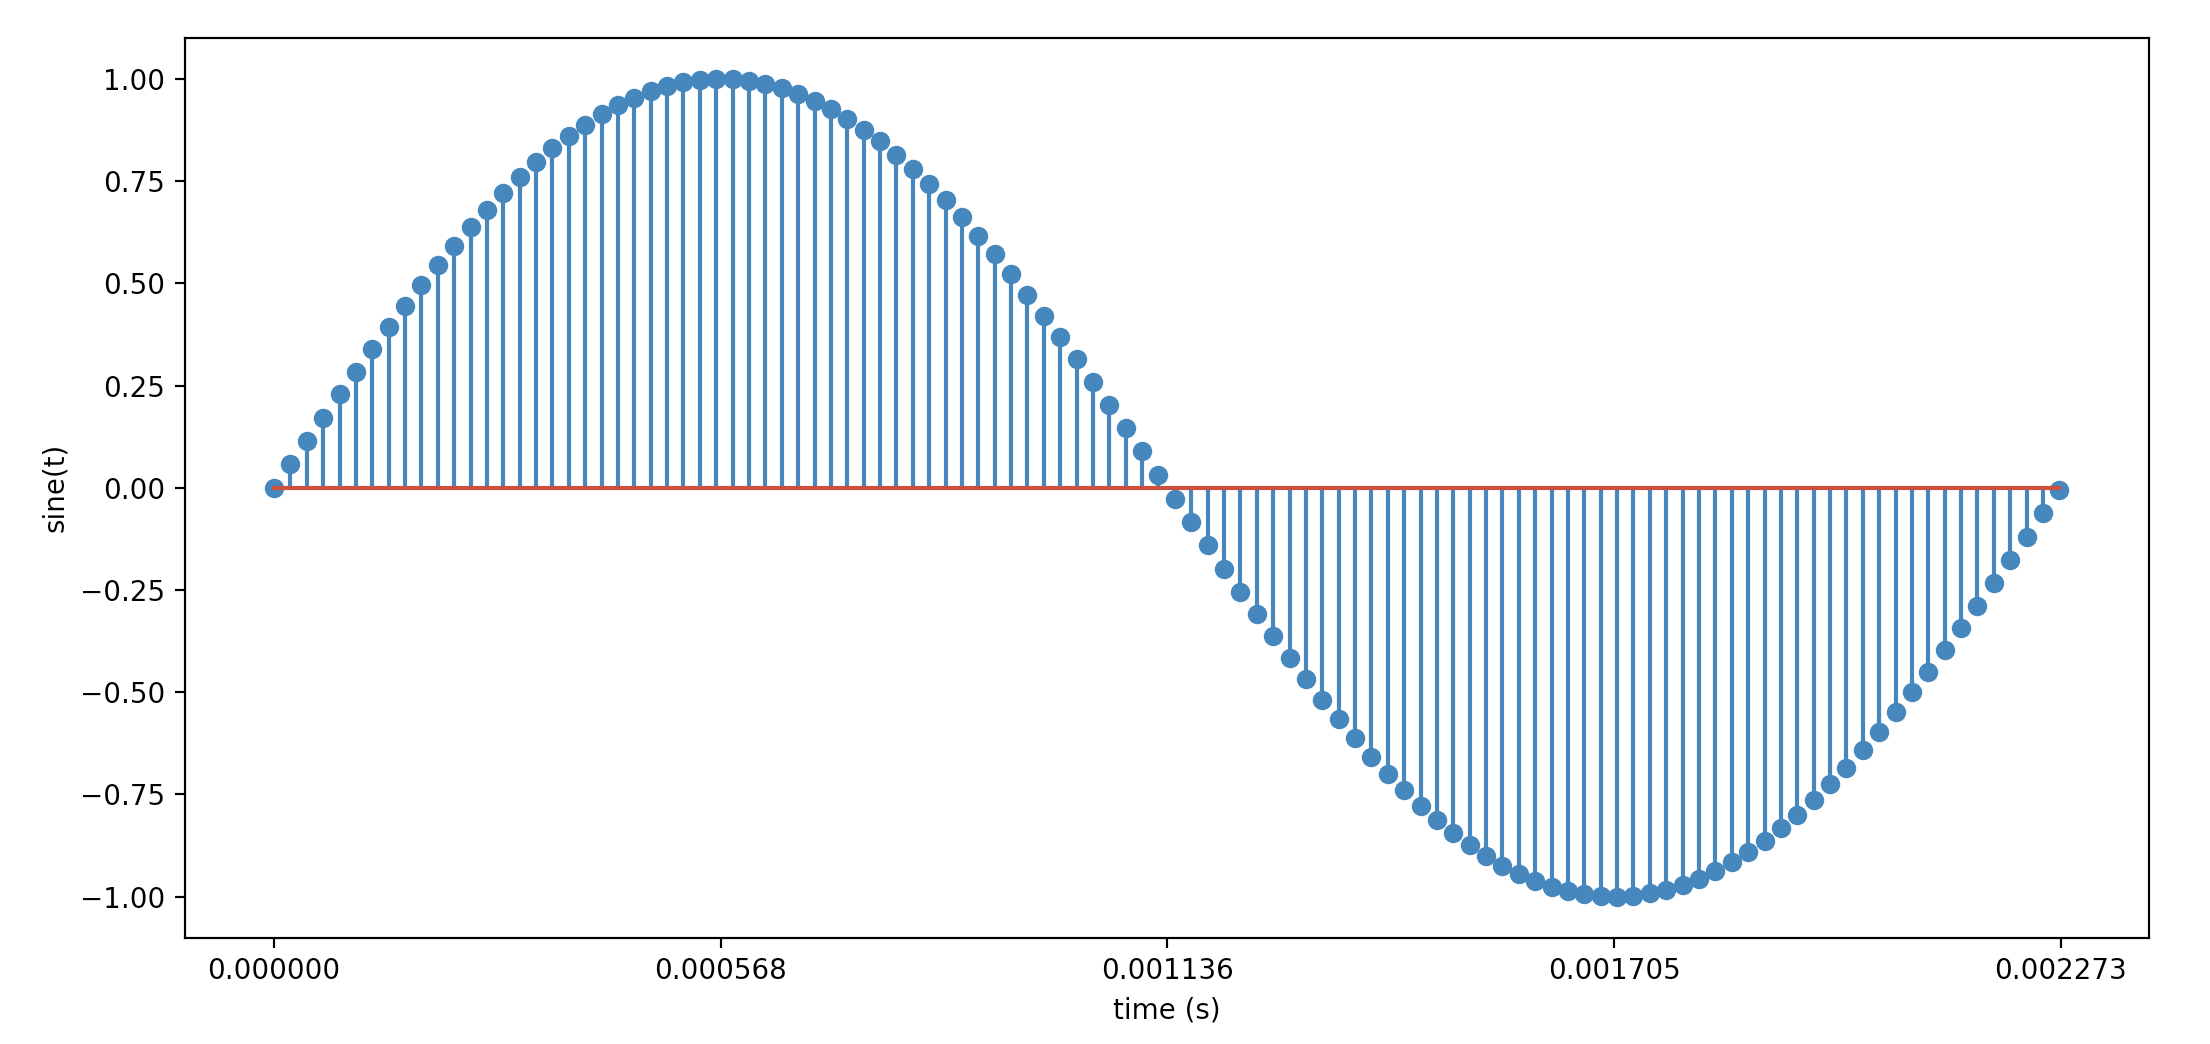

Generate this figure with Python:
import matplotlib.pyplot as plt
import numpy as np

fs=48000
freq=440
period=1./freq
dt=1.0/fs
t = np.arange(0, period, step=dt)
y = np.sin(2 * np.pi * freq * t)
plt.stem(t, y)
plt.xlabel('time (s)')
plt.ylabel('sine(t)')
plt.xticks(np.arange(0, period+dt, step=period/4))
plt.show()
